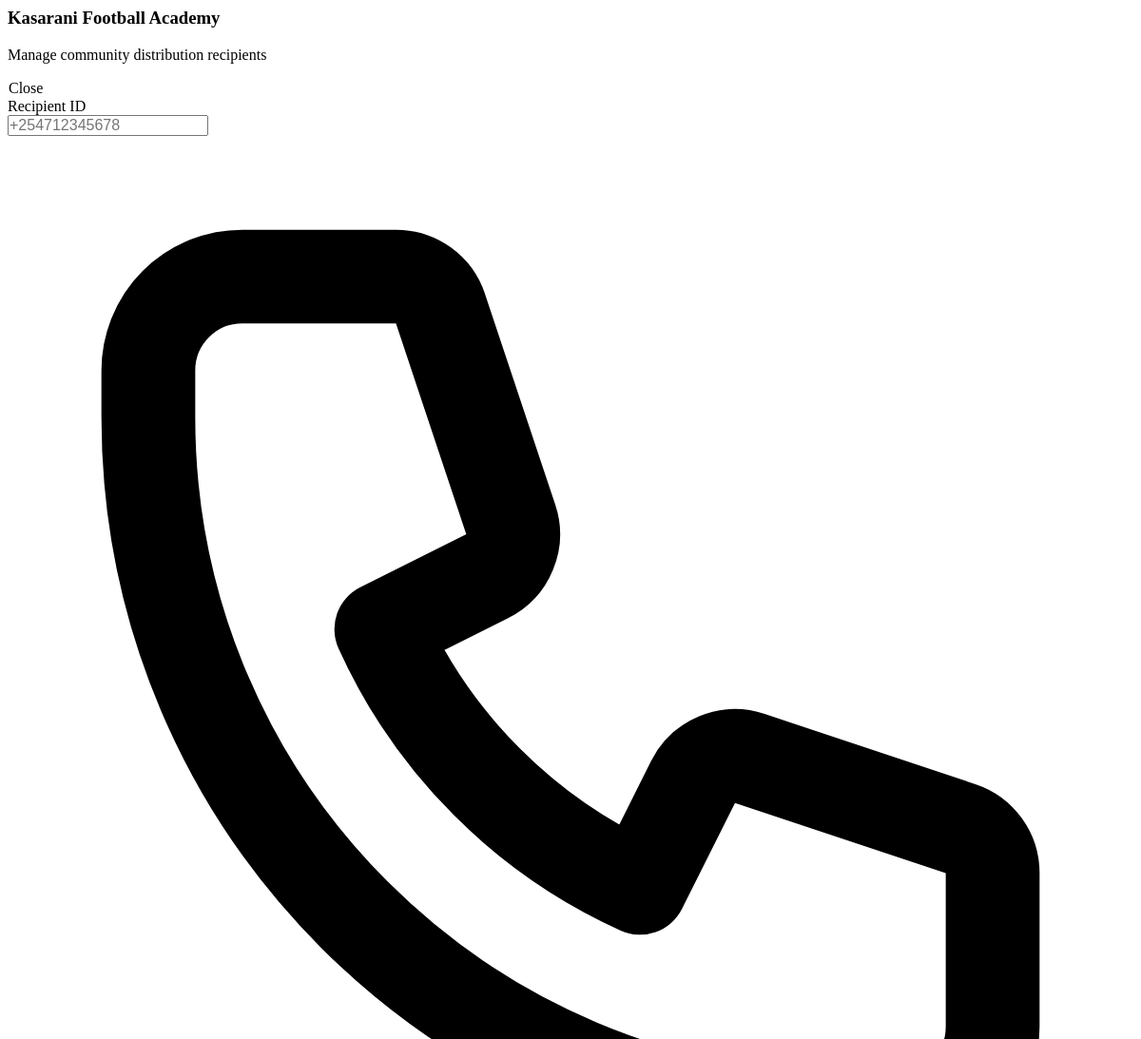
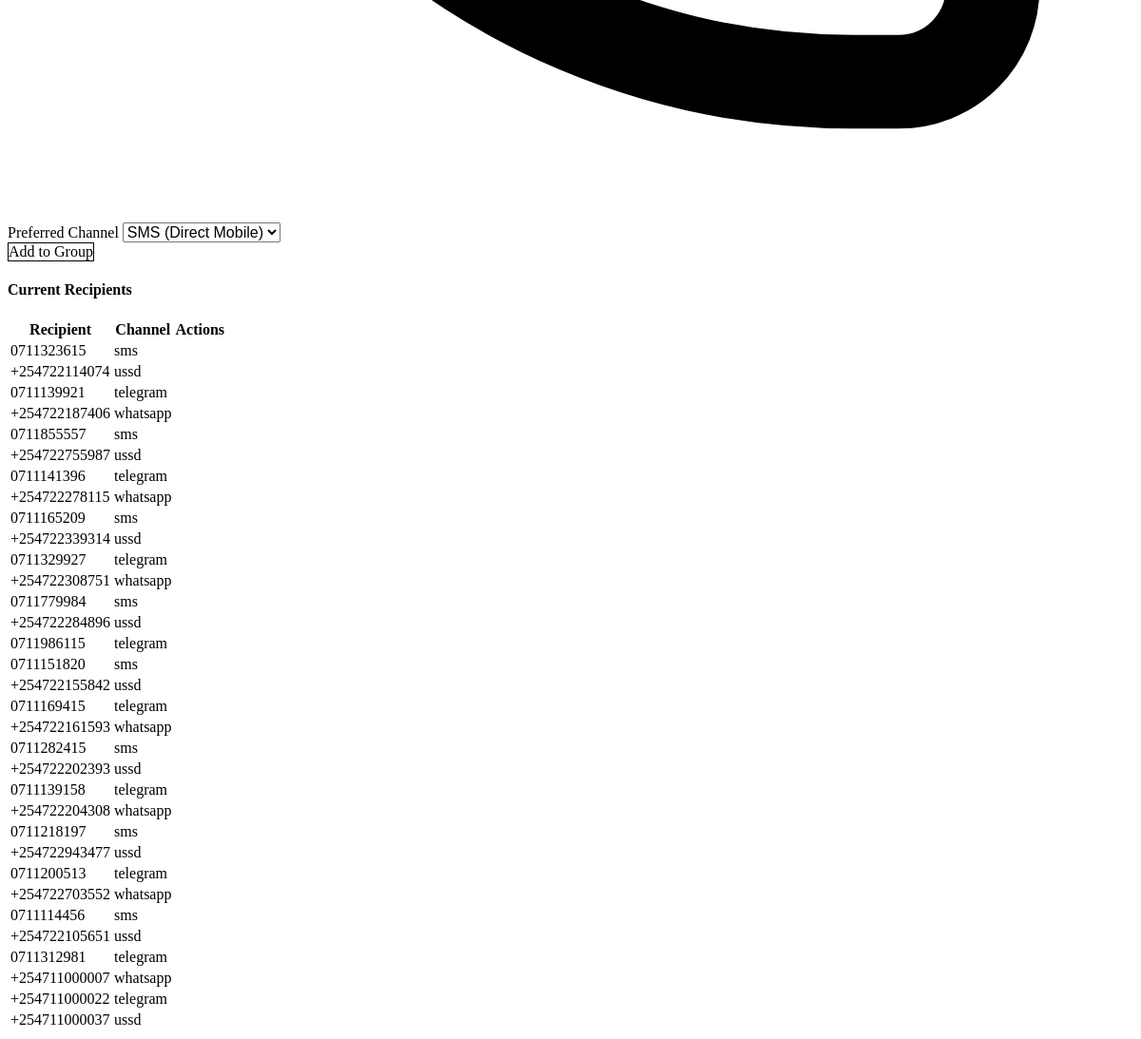
/community/GRP-02CB377D/members (signed in), run on the app's committed database (2 pictures, top to bottom).
### tables this page shows
CREATE TABLE community_groups (
        id TEXT PRIMARY KEY,
        name TEXT NOT NULL,
        description TEXT,
        group_type TEXT,
        tags TEXT DEFAULT '[]', -- JSON list
        location TEXT,
        admin_id TEXT,
        trust_level TEXT DEFAULT 'local',
        preferred_channels TEXT DEFAULT 'ussd,sms',
        active BOOLEAN DEFAULT 1,
        created_at DATETIME DEFAULT CURRENT_TIMESTAMP
    , invite_slug TEXT, community_code TEXT, code_active BOOLEAN DEFAULT 0);

CREATE TABLE community_members (
        id TEXT PRIMARY KEY,
        community_id TEXT NOT NULL,
        user_id TEXT NOT NULL,
        channel TEXT NOT NULL,
        joined_at DATETIME DEFAULT CURRENT_TIMESTAMP,
        active BOOLEAN DEFAULT 1,
        FOREIGN KEY (community_id) REFERENCES community_groups(id),
        UNIQUE(community_id, user_id, channel)
    );

### aos/api/routers/community.py (the view)
@router.get("/{group_id}/members", response_class=HTMLResponse)
async def list_group_members(
    request: Request,
    group_id: str,
    operator=Depends(requires_community_access())
):
    members = []
    group = None
    if community_state.module:
        group = community_state.module.get_group(group_id)
        if group:
            result = community_state.module.list_all_members(group_id=group_id, per_page=1000)
            members = result.get("members", [])
    return templates.TemplateResponse("partials/community_members.html", {
        "request": request,
        "user": operator,
        "group": group,
        "members": members
    })

### aos/api/templates/partials/community_members.html (shortened to what this page needs)
{% from "components/atoms/Card.html" import card %}
{% from "components/atoms/EliteButton.html" import elite_button %}
<div class="aos-stack-lg p-2 md:p-4">
    <div class="flex items-center justify-between mb-2">
        <div>
            <h3 class="aos-h3 mb-1">{{ group.name }}</h3>
            <p class="aos-text-muted aos-text-sm">Manage community distribution recipients</p>
        </div>
        <button class="aos-btn aos-btn-ghost aos-size-sm" onclick="closeModal()">
            <span class="aos-btn-text">Close</span>
        </button>
    </div>
    {% call card(padding="6", class="aos-bg-glass backdrop-blur-md border-primary/20") %}
    <form hx-post="/community/{{ group.id }}/members" hx-target="#modal-content" hx-swap="innerHTML"
        class="aos-stack-md">
        <div class="grid grid-cols-1 md:grid-cols-2 gap-6">
            <div class="aos-stack-xs">
                <label class="aos-label">Recipient ID</label>
                <div class="relative">
                    <input type="text" name="user_id" class="aos-input aos-size-md pl-10" placeholder="+254712345678"
                        required>
                    <div class="absolute inset-y-0 left-0 pl-3 flex items-center pointer-events-none">
                    </div>
                </div>
            </div>
            <div class="aos-stack-xs">
                <label class="aos-label">Preferred Channel</label>
                <select name="channel" class="aos-input aos-size-md" required>
                    <option value="sms">SMS (Direct Mobile)</option>
                </select>
            </div>
        </div>
        <div class="flex justify-end pt-2">
            {{ elite_button(
            text="Add to Group",
            type="submit",
            variant="primary",
            size="md",
            icon='<svg class="w-4 h-4" fill="none" stroke="currentColor" viewBox="0 0 24 24">
                <path stroke-linecap="round" stroke-linejoin="round" stroke-width="2" d="M12 4v16m8-8H4"></path>
            </svg>'
            ) }}
        </div>
    </form>
    {% endcall %}
    <div class="aos-stack-sm">
        <h4 class="aos-label-sm uppercase tracking-wider text-primary/70">Current Recipients</h4>
        <div id="members-list-container" class="max-h-[400px] overflow-y-auto pr-2 custom-scrollbar">
            {% if members %}
            <table class="aos-table">
                <thead>
                    <tr>
                        <th class="aos-text-xs">Recipient</th>
                        <th class="aos-text-xs">Channel</th>
                        <th class="aos-text-xs">Actions</th>
                    </tr>
                </thead>
                <tbody>
                    {% for member in members %}
                    <tr id="member-{{ member.user_id }}" class="group/row">
                        <td class="aos-font-mono aos-text-sm">{{ member.user_id }}</td>
                        <td>
                            <span class="aos-badge aos-badge-info aos-size-xs uppercase">{{ member.channel }}</span>
                        </td>
                        <td>
                            <button
                                class="aos-btn aos-btn-ghost aos-size-sm aos-text-danger opacity-0 group-hover/row:opacity-100 transition-opacity"
                                hx-delete="/community/{{ group.id }}/members/{{ member.user_id }}?channel={{ member.channel }}"
                                data-aos-confirm="Remove this recipient from the distribution network?"
                                hx-target="#member-{{ member.user_id }}" hx-swap="outerHTML swap:400ms">
                            </button>
                        </td>
                    </tr>
                    {% endfor %}
                </tbody>
            </table>
            {% else %}
            <div class="aos-text-center aos-py-12 aos-bg-glass rounded-lg border border-dashed border-gray-700">
                <p class="aos-text-muted">No recipients found in this community database.</p>
                <p class="aos-text-xs aos-text-muted/50 mt-1">Use the form above to register your first member.</p>
            </div>
            {% endif %}
        </div>
    </div>
</div>

### aos/api/templates/components/atoms/EliteButton.html (style rules this page uses)
.aos-btn { position: relative; display: inline-flex; align-items: center; justify-content: center; gap: var(--aos-spacing-2); font-weight: var(--aos-weight-semibold); border-radius: var(--aos-radius-lg); border: 1px solid transparent; transition: all var(--aos-duration-base) var(--aos-easing-out); cursor: pointer; font-family: var(--aos-font-sans); white-space: nowrap; }
.aos-size-sm { padding: var(--aos-spacing-1) var(--aos-spacing-3); font-size: var(--aos-size-xs); }
.aos-size-md { padding: var(--aos-spacing-2) var(--aos-spacing-6); font-size: var(--aos-size-sm); }
.aos-btn-ghost { background: transparent; color: var(--aos-neutral-400); border-color: transparent; }

### data on the page
community_groups: name "Kasarani Football Academy"
community_members: user_id "0711323615", channel "sms"
community_members: user_id "+254722114074", channel "ussd"
community_members: user_id "0711139921", channel "telegram"
community_members: user_id "+254722187406", channel "whatsapp"
community_members: user_id "0711855557", channel "sms"
community_members: user_id "+254722755987", channel "ussd"
community_members: user_id "0711141396", channel "telegram"
community_members: user_id "+254722278115", channel "whatsapp"
community_members: user_id "0711165209", channel "sms"
community_members: user_id "+254722339314", channel "ussd"
community_members: user_id "0711329927", channel "telegram"
community_members: user_id "+254722308751", channel "whatsapp"
community_members: user_id "0711779984", channel "sms"
community_members: user_id "+254722284896", channel "ussd"
community_members: user_id "0711986115", channel "telegram"
community_members: user_id "0711151820", channel "sms"
community_members: user_id "+254722155842", channel "ussd"
community_members: user_id "0711169415", channel "telegram"
community_members: user_id "+254722161593", channel "whatsapp"
community_members: user_id "0711282415", channel "sms"
community_members: user_id "+254722202393", channel "ussd"
community_members: user_id "0711139158", channel "telegram"
community_members: user_id "+254722204308", channel "whatsapp"
community_members: user_id "0711218197", channel "sms"
community_members: user_id "+254722943477", channel "ussd"
community_members: user_id "0711200513", channel "telegram"
community_members: user_id "+254722703552", channel "whatsapp"
community_members: user_id "0711114456", channel "sms"
community_members: user_id "+254722105651", channel "ussd"
community_members: user_id "0711312981", channel "telegram"
community_members: user_id "+254711000007", channel "whatsapp"
community_members: user_id "+254711000022", channel "telegram"
community_members: user_id "+254711000037", channel "ussd"

### other printed values
{{ text }} "Add to Group"
